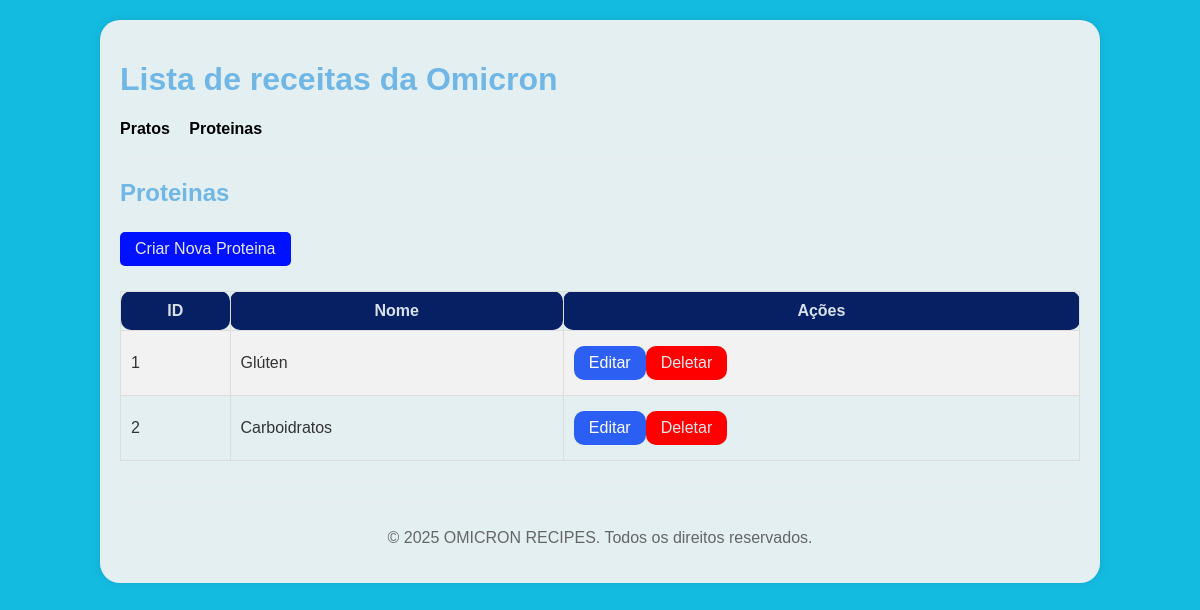
/public/index.php?page=proteinas, run on the app's committed database.
### tables this page shows
CREATE TABLE IF NOT EXISTS proteina (
    id INT(11) NOT NULL AUTO_INCREMENT,
    nome VARCHAR(255) NOT NULL,
    PRIMARY KEY (id)
);

### controllers/ProteinaController.php (called while the page is built, shortened)
<?php
include_once '../config/database.php';
include_once '../models/Proteina.php';
class ProteinaController {
    private $tipodeproteina;
    public function __construct() {
        $database = new Database();
        $this->conn = $database->getConnection();
        $this->tipodeproteina = new Proteina($this->conn);
    }
    public function index() {
        $stmt = $this->tipodeproteina->read();
        $num = $stmt->rowCount();
        return ['stmt' => $stmt, 'num' => $num];
    }
}
?>

### config/database.php (called while the page is built, shortened)
<?php
class Database {
    private $host = "localhost";
    private $db_name = "Receitas";
    private $username = "root";
    private $password = "";
    public function getConnection(){
        $this->conn = null;
        try{
            $this->conn = new PDO("mysql:host=" . $this->host . ";dbname=" . $this->db_name, $this->username, $this->password);
            $this->conn->exec("set names utf8");
        }catch(PDOException $exception){
            echo "Erro de conexão: " . $exception->getMessage();
        }
        return $this->conn;
    }
}
?>

### models/Proteina.php (called while the page is built, shortened)
<?php
class Proteina {
    private $conn;
    private $table_name = "proteina";
    public function __construct($db){
        $this->conn = $db;
    }
    function read(){
        $query = "SELECT id, nome FROM " . $this->table_name . " ORDER BY id";
        $stmt = $this->conn->prepare($query);
        $stmt->execute();
        return $stmt;
    }
}
?>

### views/proteinas/index_prot.php (the view)
<?php
include_once __DIR__ . '/../../controllers/ProteinaController.php';
$controller = new ProteinaController();
$data = $controller->index();
$stmt = $data['stmt'];
$num = $data['num'];
include __DIR__ . '/../../views/includes/header.php';
?>
<h2>Proteinas</h2>
<a href="/CRUD%20trabalho/public/index.php?page=proteinas&action=create" class="button">Criar Nova Proteina</a>
<?php
if($num > 0){
    echo "<table>";
        echo "<tr>";
            echo "<th>ID</th>";
            echo "<th>Nome</th>";
            echo "<th>Ações</th>";
        echo "</tr>";
    while ($row = $stmt->fetch(PDO::FETCH_ASSOC)){
        extract($row);
        echo "<tr>";
            echo "<td>{$id}</td>";
            echo "<td>{$nome}</td>";
            echo "<td>";
                echo "<a href=\"/CRUD%20trabalho/public/index.php?page=proteinas&action=edit&id={$id}\" class=\"button edit\">Editar</a>";
                echo "<a href=\"/CRUD%20trabalho/public/index.php?page=proteinas&action=delete&id={$id}\" class=\"button delete\">Deletar</a>";
            echo "</td>";
        echo "</tr>";
    }
    echo "</table>";
} else {
    echo "<p>Nenhuma proteina encontrada.</p>";
}
?>
<?php include __DIR__ . '/../../views/includes/footer.php'; ?>

### public/css/style.css (style rules this page uses)
body { font-family: Arial, sans-serif; margin: 0; padding: 0; background-color: #14bbe1; color: #333; }
h1, h2 { color: #71b7e6; }
table { width: 100%; border-collapse: collapse; margin-top: 20px; }
table, th, td { border: 1px solid #ddd; }
th, td { padding: 10px; text-align: open sans; }
th { background-color: #072064; color: rgba(230, 236, 240, 0.94); border-radius: 10px; }
tr:nth-child(even) { background-color: #f2f2f2; }
.button { display: inline-block; padding: 8px 15px; margin: 5px 0; background-color: #0011ff; color: rgb(230, 231, 237); text-decoration: none; border-radius: 5px; border: none; cursor: pointer; }
.button.edit { background-color: #0843f4d6; color: white; border-radius: 10px; }
.button.delete { background-color: #ff0000; border-radius: 10px; }

### data on the page
proteina: id "1", nome "Glúten"
proteina: id "2", nome "Carboidratos"
